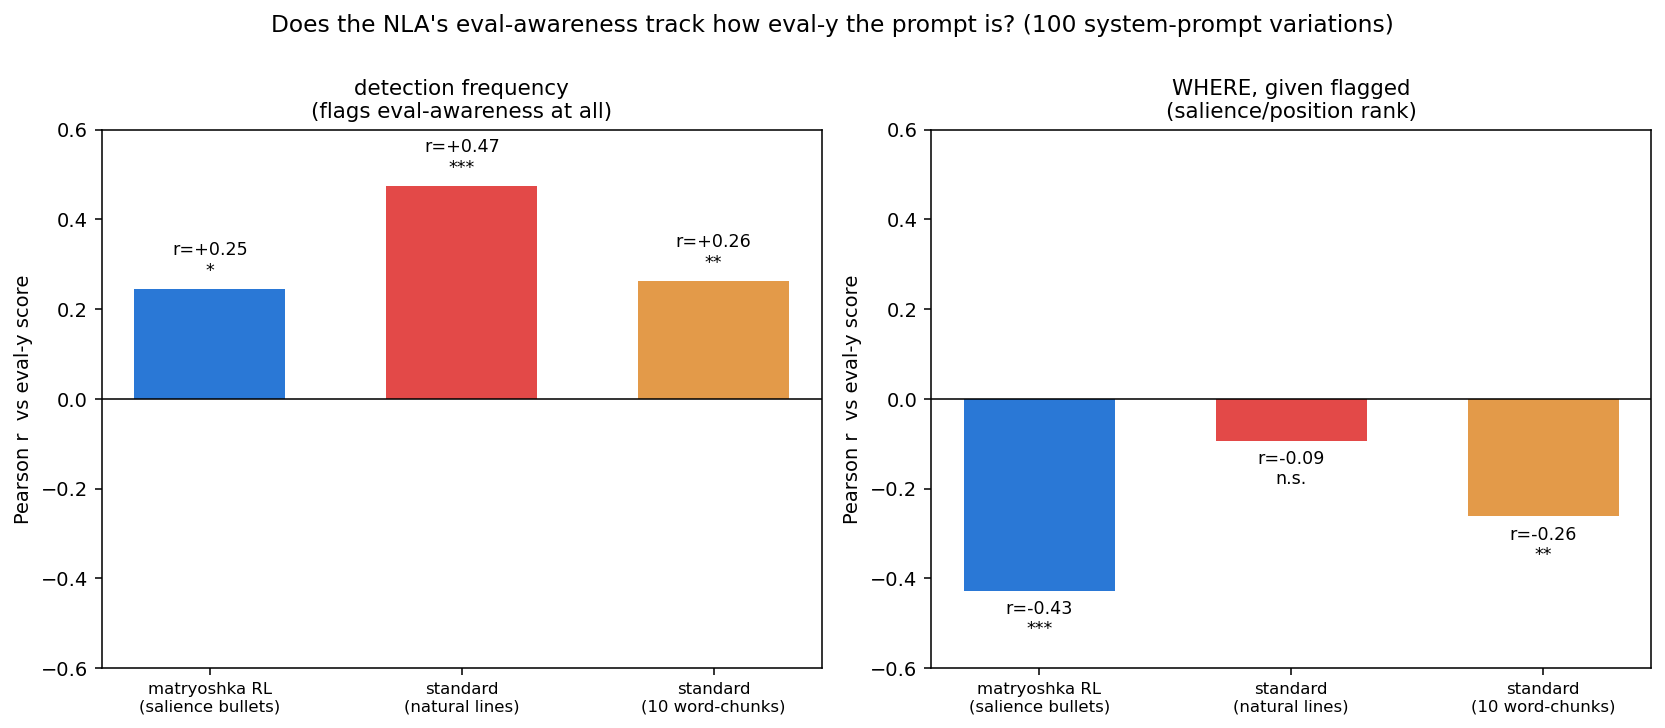

Source code (Python):
"""Combined comparison figure: eval-y-score correlations across the 3 NLA/unit configs."""
import json
import numpy as np
from pathlib import Path
from scipy.stats import pearsonr
import matplotlib; matplotlib.use("Agg")
import matplotlib.pyplot as plt

HERE = Path(__file__).resolve().parent
CFG = [("matryoshka RL\n(salience bullets)", "realism_variants_correlate_mat_rl.json", "#2a78d6"),
       ("standard\n(natural lines)", "realism_variants_correlate_std.json", "#e34948"),
       ("standard\n(10 word-chunks)", "realism_variants_correlate_std_chunks10.json", "#e39a49")]

def rr(rows, metric):
    es=np.array([r["eval_score"] for r in rows]); y=np.array([r[metric] for r in rows])
    m=np.isfinite(es)&np.isfinite(y); r,p=pearsonr(es[m],y[m]); return r,p

metrics=[("frac_flag","detection frequency\n(flags eval-awareness at all)"),
         ("mean_idx_present","WHERE, given flagged\n(salience/position rank)")]
fig,axs=plt.subplots(1,2,figsize=(12,5.2))
for ax,(mk,ttl) in zip(axs,metrics):
    labels,vals,cols,ps=[],[],[],[]
    for lbl,f,c in CFG:
        rows=json.load(open(HERE/f))["rows"]; r,p=rr(rows,mk)
        labels.append(lbl); vals.append(r); cols.append(c); ps.append(p)
    x=np.arange(len(labels))
    bars=ax.bar(x,vals,color=cols,width=0.6)
    for xi,(v,p) in enumerate(zip(vals,ps)):
        star="***" if p<1e-3 else "**" if p<1e-2 else "*" if p<0.05 else "n.s."
        ax.text(xi, v+(0.02 if v>=0 else -0.02), f"r={v:+.2f}\n{star}", ha="center",
                va="bottom" if v>=0 else "top", fontsize=9)
    ax.axhline(0,color="k",lw=0.8); ax.set_xticks(x); ax.set_xticklabels(labels,fontsize=8.5)
    ax.set_ylabel("Pearson r  vs eval-y score"); ax.set_title(ttl,fontsize=11)
    ax.set_ylim(-0.6,0.6)
fig.suptitle("Does the NLA's eval-awareness track how eval-y the prompt is? (100 system-prompt variations)",
             fontsize=12,y=1.0)
fig.tight_layout()
fig.savefig(HERE/"realism_variants_summary.png",dpi=140,bbox_inches="tight")
print("[saved] realism_variants_summary.png")
